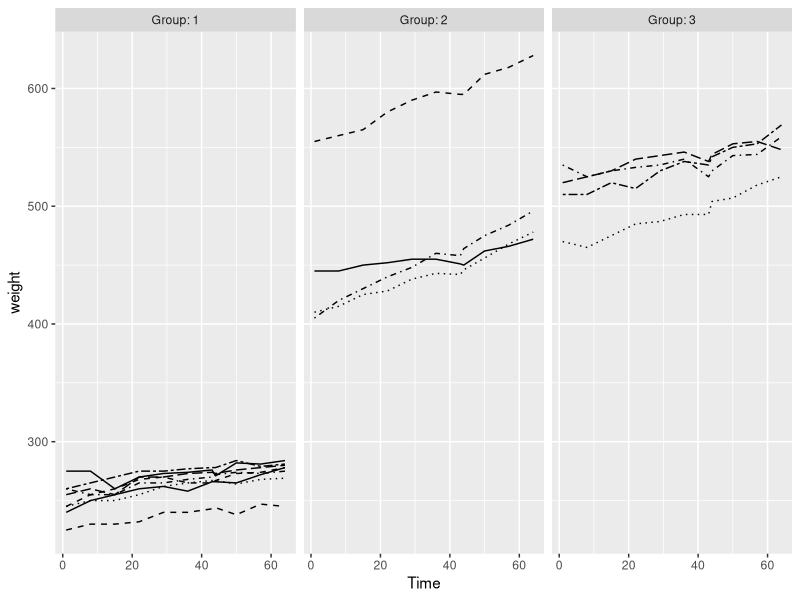
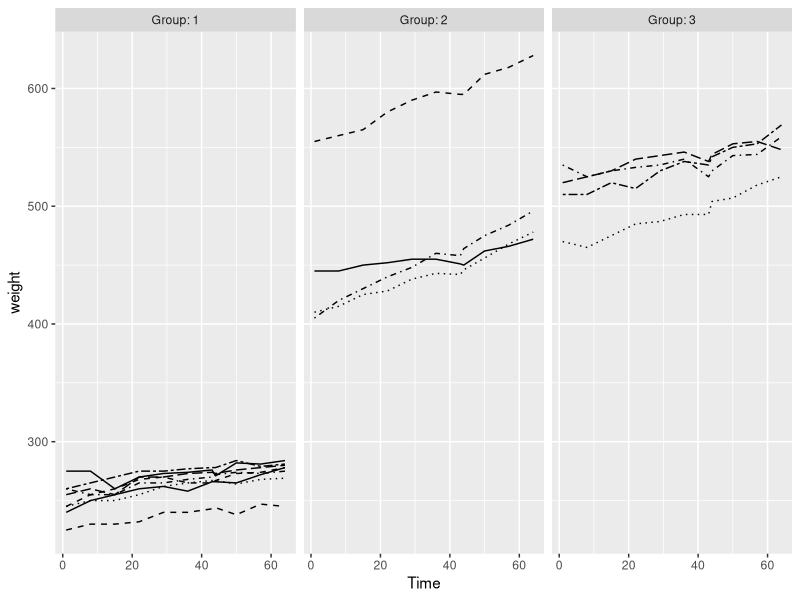
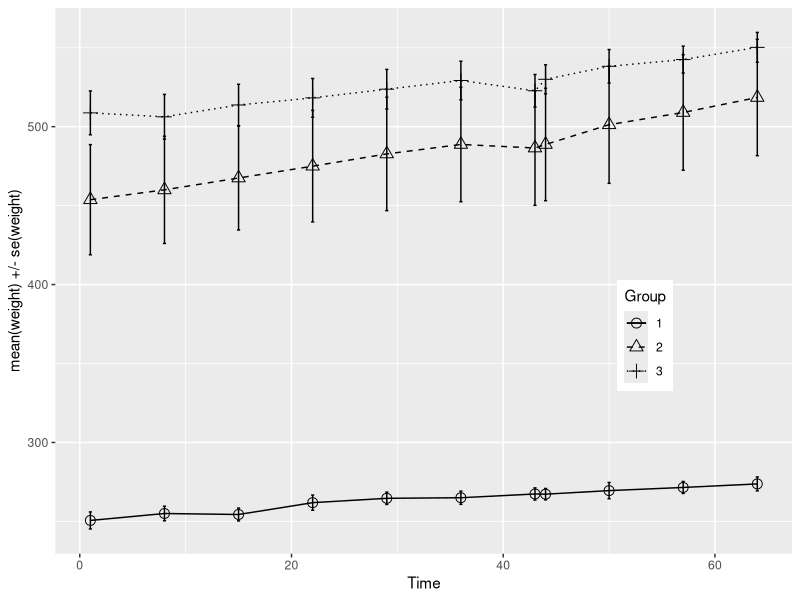
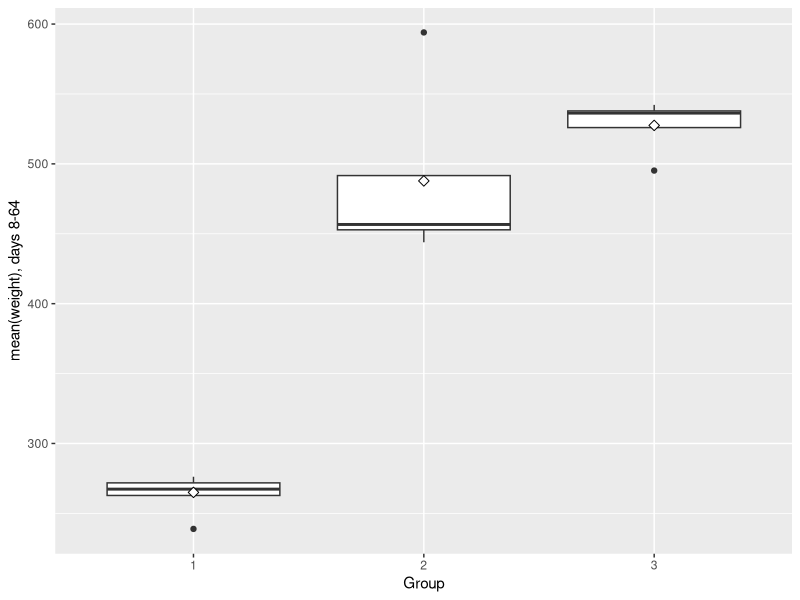
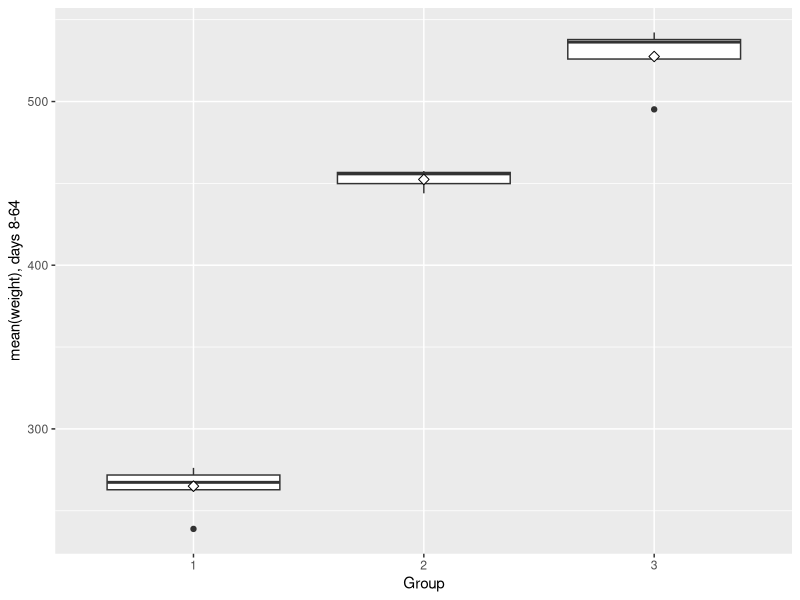
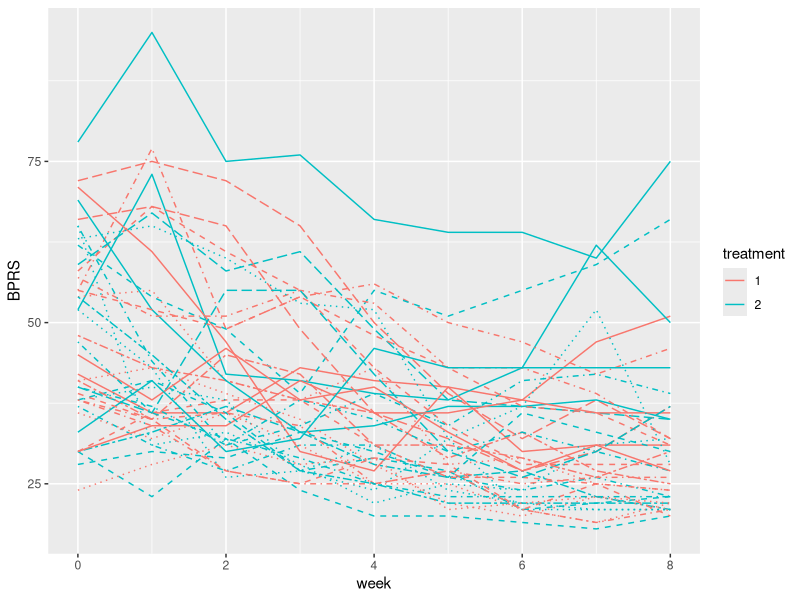
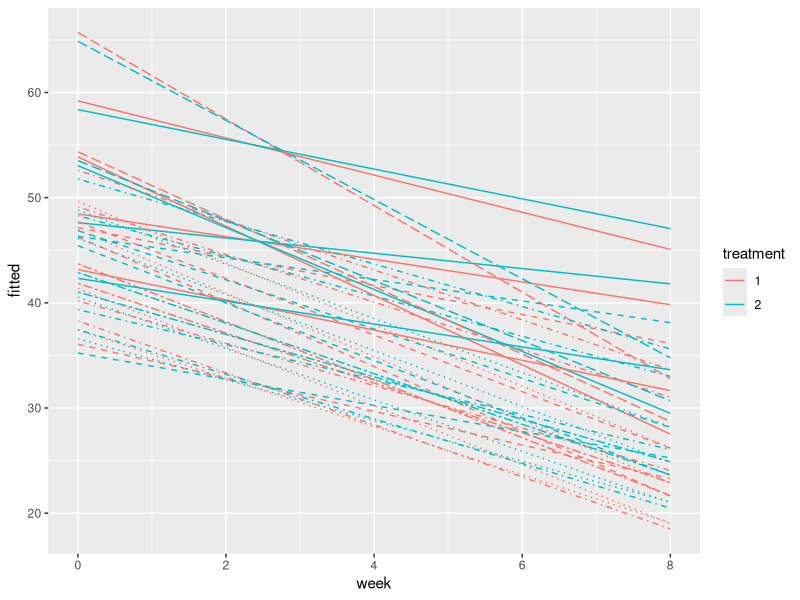

Generate these figures, in order, with R:
## ---- chunk 1
date() 
## ---- chunk 2
################ PART I - rats ################
library(dplyr); library(tidyr); library(lme4); library(ggplot2); library(readr)
#loading data in (from data wrangling)
rats_long <- read_csv("ratslong.csv")
#structure of the rats-data
str(rats_long)

#changing variable category to factor again
rats_long$ID <- factor(rats_long$ID)
rats_long$Group <- factor(rats_long$Group)
rats_long$wd <- factor(rats_long$wd)
#structure and glimpse of data
str(rats_long)
glimpse(rats_long)
#in rats: Body Weights of Rats Recorded Over a 9-Week Period with different diets,
#diet options from 1-3

#plotting longitudinal data rats_long:
ggplot(rats_long, aes(x = Time, y = weight, linetype=ID)) + 
  geom_line() + 
  scale_linetype_manual(values = rep(1:10, times=4)) + 
  theme(legend.position = "none") + 
  scale_y_continuous(limits = c(min(rats_long$weight), max(rats_long$weight))) + 
  facet_grid(. ~ Group, labeller = label_both)
#Weight: 
#Group 1 has lowest weight and weight gain in very small when compared to other groups. 
#In group 2, starting weight is between group 1 and group 3, and there seem to be individual with very high starting weight than others in the group. Weight gain is modest in this study group. 
#In group 3, starting weight is the highest among the three groups as also the weight gain.

#standardized weight
std_rats_long <- rats_long %>% 
  group_by(Time) %>% 
  mutate(stdweight = (weight-mean(weight))/sd(weight)) %>% 
  ungroup()

#plotting longitudinal data rats_long:
ggplot(std_rats_long, aes(x = Time, y = weight, linetype=ID)) + 
  geom_line() + 
  scale_linetype_manual(values = rep(1:10, times=4)) + 
  theme(legend.position = "none") + 
  scale_y_continuous(limits = c(min(std_rats_long$weight), max(std_rats_long$weight))) + 
  facet_grid(. ~ Group, labeller = label_both)
#Standardized weight: 
#After weight standardized data, weight gain seem milder. 

#Summary data: by Group and Time (mean and SEM error of weight) 
summary_rats <- std_rats_long %>% 
  group_by(Group, Time) %>% 
  summarise(mean = mean(weight), 
  se = (sd(weight)/sqrt(length(weight)))) %>% 
  ungroup()
#Plotting summary data
ggplot(summary_rats, aes(x=Time, y=mean, linetype=Group, shape=Group)) +
  geom_line() +
  scale_linetype_manual(values = c(1,2,3)) +
  geom_point(size=3) +
  scale_shape_manual(values = c(1,2,3)) +
  geom_errorbar(aes(ymin=mean-se, ymax=mean+se, linetype="1"), width=0.3) +
  theme(legend.position = c(0.8,0.4)) +
  scale_y_continuous(name = "mean(weight) +/- se(weight)")
#Interpret:
#Group 1 weight has the lowest weight, and weight gain seem quite slow/mild. The group seem quite heterogenous, SEM error really small. 
#Group 2 is in between groups 1 & 3 in weight and seem to gain weight better than group 1, and similarly to group 3. Error bars in this group seem high. 
#Group 3 has highest starting weight and seem to gain weight maybe slightly slower than group 2. Error bars seem okay.

#summary data for filtered (week > 1)
summary_rats2 <- std_rats_long %>% 
  filter(Time > 1) %>%
  group_by(Group, ID) %>% 
  summarise(mean = mean(weight), 
  se = (sd(weight)/sqrt(length(weight)))) %>% 
  ungroup()
#plotting filtered (boxplot)
ggplot(summary_rats2, aes(x=Group, y=mean)) + 
  geom_boxplot() + 
  stat_summary(fun = "mean", geom = "point", shape=23, size=2.5, fill = "white") + 
  scale_y_continuous(name = "mean(weight), days 8-64")
#interpret:
#Error bars in group 2 high; outlier in one subject?

#Removing the outlier from group 2
summary_rats3 <- subset(summary_rats2, summary_rats2$mean<550)
#Plotting again:
ggplot(summary_rats3, aes(x=Group, y=mean)) + 
  geom_boxplot() + 
  stat_summary(fun = "mean", geom = "point", shape=23, size=2.5, fill = "white") + 
  scale_y_continuous(name = "mean(weight), days 8-64")
#Seems much better after removing outlier from group 2
#Now we can see that group 2 & 3 actually have quite different weight gain
#Previously it seemed they would be similar, but after removing outlier from group 2
#we can see you weight gain is higher in group 3

#performing t-test for group1&2, 1&3 and 2&3:
summary_rats12 <- subset(summary_rats3, summary_rats3$Group==1 | summary_rats3$Group==2)
t.test(mean ~ Group, data = summary_rats12, var.equal=TRUE) #p-value = 1.094e-09 ***
summary_rats13 <- subset(summary_rats3, summary_rats3$Group==1 | summary_rats3$Group==3)
t.test(mean ~ Group, data = summary_rats13, var.equal=TRUE) #p-value = 8.345e-11 ***
summary_rats23 <- subset(summary_rats3, summary_rats3$Group==2 | summary_rats3$Group==3)
t.test(mean ~ Group, data = summary_rats23, var.equal=TRUE) #p-value = 0.002446 **
#All of the groups seem to have significant difference p < 0.05 in weight gain

# Adding baseline from the original data as a new variable to the summary data
baseline <- subset(rats_long, rats_long$Time==1)
base_rats <- summary_rats2 %>%
  mutate(baseline = baseline$Time)
# Fit the linear model with the mean as the response 
fit <- lm(mean ~ baseline + Group, data = base_rats)
anova(fit) #p 2.679e-08 ***
#All of the groups seem to have even more significant differences p 2.679e-08 ***
#when baseline (base weight) is taken into account in weight gain

################ PART II - BPRS ################

#loading data in (from data wrangling)
BPRS_long <- read_csv("BPRSlong.csv")
#changing variable category to factor again (ID and Group)
BPRS_long$treatment <- factor(BPRS_long$treatment)
BPRS_long$weeks <- factor(BPRS_long$weeks)
BPRS_long$subject <- factor(BPRS_long$subject)
#structure of the BPRS-data
str(BPRS_long)
dim(BPRS_long) #360rows and 5variables
glimpse(BPRS_long)
#in BPRS: are 40 male subjects were randomly assigned to one of two treatment groups 
#and each subject was rated on the brief psychiatric rating scale (BPRS) 
#measured before treatment began (week 0) and then at weekly intervals for 
#eight weeks. The BPRS assesses the level of 18 symptom constructs such as 
#hostility, suspiciousness, hallucinations and grandiosity; each of these is 
#rated from one (not present) to seven (extremely severe).

#linear regression model (lm):
BPRS_lm <- lm(BPRS ~ week + treatment, data = BPRS_long)
summary(BPRS_lm)
#week is significant (p <2e-16 ***) variable to BPRS but not treatment 2
#trying other models below:

#random intercept model (lmer):
BPRS_ref <- lmer(BPRS~week+treatment + (1|subject), data=BPRS_long, REML=FALSE)
summary(BPRS_ref)
#random intercept (lmer) and random slope model (subject):
BPRS_ref2 <- lmer(BPRS~week+treatment + (week|subject), data = BPRS_long, REML=FALSE)
summary(BPRS_ref2)
#random intercept (lmer) and random slope model + interaction:
BPRS_ref3 <- lmer(BPRS~week+treatment + (week|subject) + (week|treatment), data=BPRS_long, REML=FALSE)
summary(BPRS_ref3)

#anova from models:
anova(BPRS_ref, BPRS_ref2)
anova(BPRS_ref2, BPRS_ref3)
#model ref2 seems to be the best model with p:0.02636 *

#doing/adding fitting values to BPRS_long:
fitted <- fitted(BPRS_ref3)
BPRS_long_fitted <- mutate(BPRS_long, fitted=fitted)

#plotting data:
ggplot(BPRS_long, aes(x=week, y=BPRS, linetype=subject, colour=treatment)) + 
  geom_line() + 
  scale_linetype_manual(values=rep(1:10, times=4), guide=FALSE)
#plotting fitted values of data:
ggplot(BPRS_long_fitted, aes(x=week, y=fitted, linetype=subject, colour=treatment)) + 
  geom_line() + 
  scale_linetype_manual(values=rep(1:10, times=4), guide=FALSE)
#from fitted values, we can see that treatment 1 decreases BPRS more
